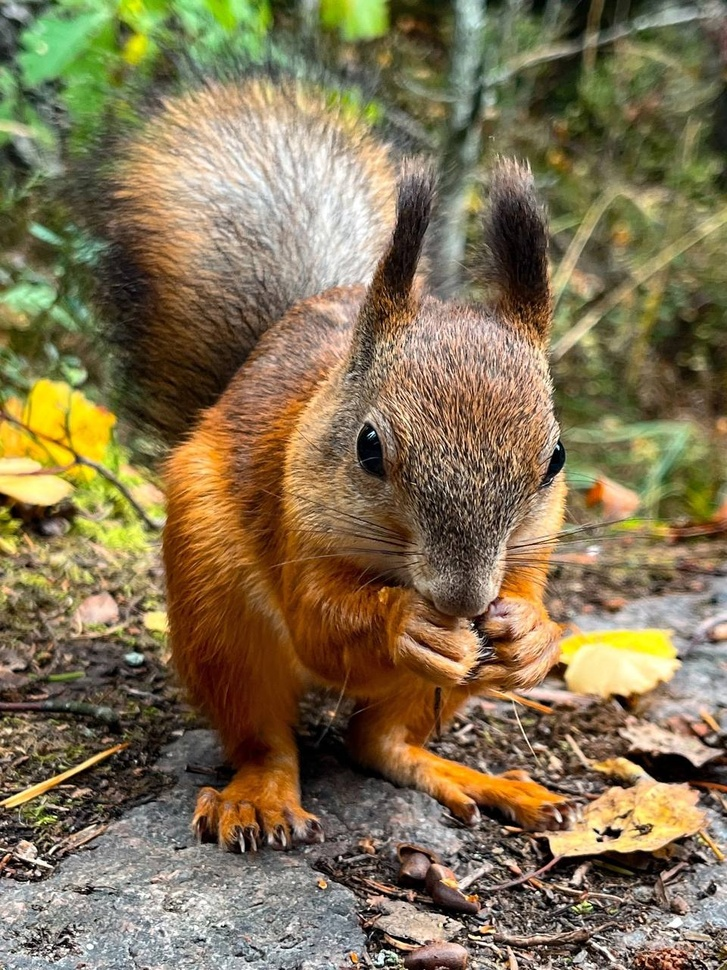
#> input picture Белка.jpg, 727 x 970 px, shrunk from 960 x 1280 before the run
$ python module_11_1_2.py
#> lines starting #> are read from the running program, lines starting #| are printed output that depends on the picture
from PIL import Image

filename = "Белка.jpg"
with Image.open(filename) as img:
#> img is the input picture: PIL image 727x970 RGB; mean R, G, B 130, 114.7, 82.8
    img.load()

img.show()

rotated_img = img.rotate(45)
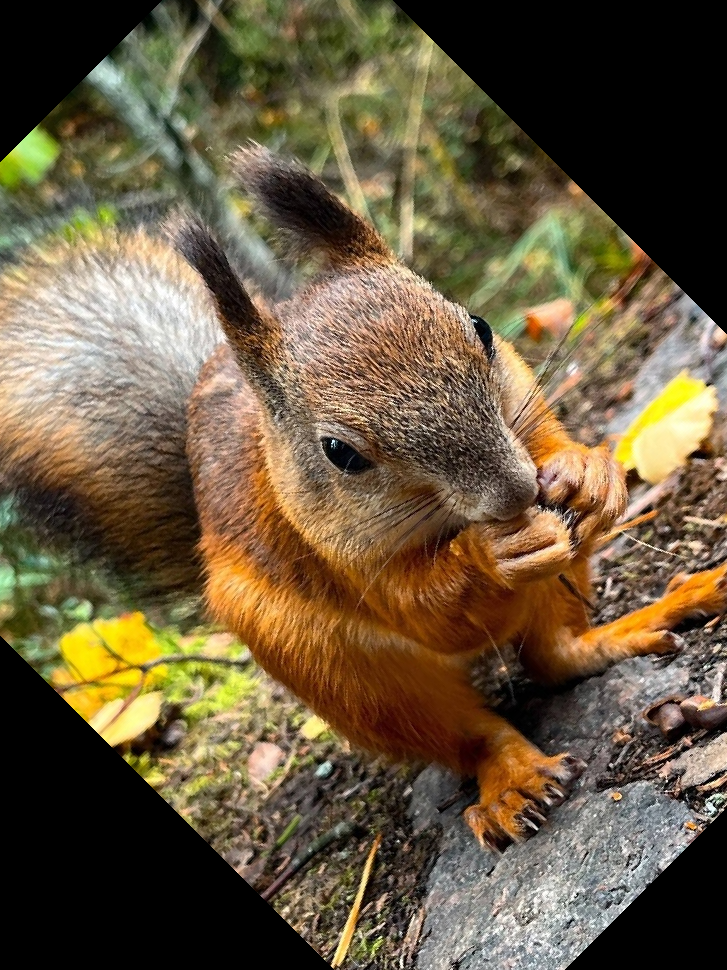
#> rotated_img: PIL image 727x970 RGB; mean R, G, B 105.2, 89.8, 64
rotated_img.show()

cmyk_img = img.convert("CMYK")
gray_img = img.convert("L")  # Grayscale
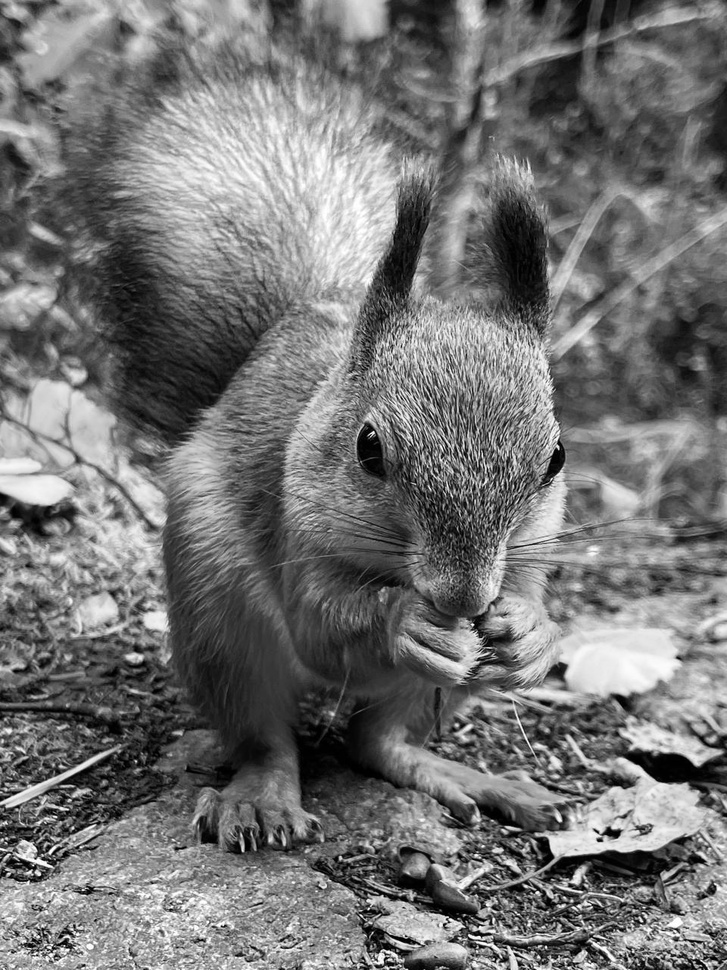
#> gray_img: PIL image 727x970 L; min 0, max 255, mean 115.7

cmyk_img.show()
gray_img.show()
